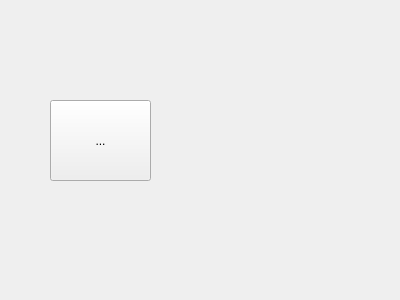
<?xml version="1.0" encoding="UTF-8"?>
<ui version="4.0">
 <class>MpZoomBox</class>
 <widget class="QDialog" name="MpZoomBox">
  <property name="geometry">
   <rect>
    <x>0</x>
    <y>0</y>
    <width>400</width>
    <height>300</height>
   </rect>
  </property>
  <property name="windowTitle">
   <string>Dialog</string>
  </property>
  <widget class="QToolButton" name="zoomOutButton">
   <property name="geometry">
    <rect>
     <x>50</x>
     <y>100</y>
     <width>101</width>
     <height>81</height>
    </rect>
   </property>
   <property name="text">
    <string>...</string>
   </property>
  </widget>
 </widget>
 <resources/>
 <connections/>
</ui>
